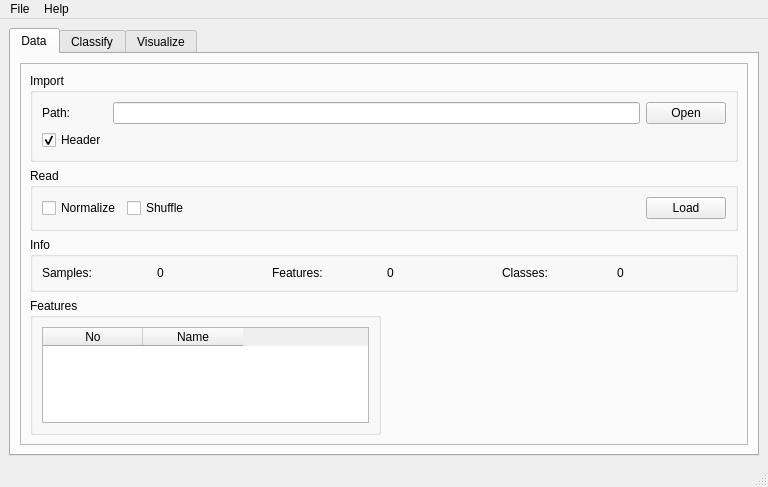
<?xml version="1.0" encoding="UTF-8"?>
<ui version="4.0">
 <class>MainWindow</class>
 <widget class="QMainWindow" name="MainWindow">
  <property name="geometry">
   <rect>
    <x>0</x>
    <y>0</y>
    <width>768</width>
    <height>487</height>
   </rect>
  </property>
  <property name="windowTitle">
   <string>LIBTwinSVM</string>
  </property>
  <property name="layoutDirection">
   <enum>Qt::LeftToRight</enum>
  </property>
  <widget class="QWidget" name="centralwidget">
   <layout class="QGridLayout" name="gridLayout_4">
    <item row="1" column="0">
     <widget class="QTabWidget" name="tabWidget">
      <property name="enabled">
       <bool>true</bool>
      </property>
      <property name="currentIndex">
       <number>0</number>
      </property>
      <widget class="QWidget" name="tab">
       <attribute name="title">
        <string>Data</string>
       </attribute>
       <layout class="QGridLayout" name="gridLayout">
        <item row="0" column="0">
         <widget class="QFrame" name="frame_2">
          <property name="frameShape">
           <enum>QFrame::StyledPanel</enum>
          </property>
          <property name="frameShadow">
           <enum>QFrame::Raised</enum>
          </property>
          <layout class="QGridLayout" name="gridLayout_10">
           <item row="4" column="1">
            <spacer name="horizontalSpacer_2">
             <property name="orientation">
              <enum>Qt::Horizontal</enum>
             </property>
             <property name="sizeHint" stdset="0">
              <size>
               <width>40</width>
               <height>20</height>
              </size>
             </property>
            </spacer>
           </item>
           <item row="4" column="0">
            <widget class="QGroupBox" name="groupBox_8">
             <property name="title">
              <string>Features</string>
             </property>
             <layout class="QGridLayout" name="gridLayout_13">
              <item row="0" column="0">
               <widget class="QTableWidget" name="tableWidget">
                <column>
                 <property name="text">
                  <string>No</string>
                 </property>
                </column>
                <column>
                 <property name="text">
                  <string>Name</string>
                 </property>
                </column>
               </widget>
              </item>
             </layout>
            </widget>
           </item>
           <item row="0" column="0" colspan="2">
            <widget class="QGroupBox" name="groupBox_6">
             <property name="title">
              <string>Import</string>
             </property>
             <layout class="QGridLayout" name="gridLayout_11">
              <item row="0" column="3">
               <widget class="QPushButton" name="pushButton_2">
                <property name="text">
                 <string>Open</string>
                </property>
               </widget>
              </item>
              <item row="0" column="0">
               <widget class="QLabel" name="label_11">
                <property name="text">
                 <string>Path:</string>
                </property>
               </widget>
              </item>
              <item row="2" column="0">
               <widget class="QCheckBox" name="checkBox">
                <property name="text">
                 <string>Header</string>
                </property>
                <property name="checked">
                 <bool>true</bool>
                </property>
               </widget>
              </item>
              <item row="0" column="2">
               <widget class="QLineEdit" name="lineEdit"/>
              </item>
             </layout>
            </widget>
           </item>
           <item row="3" column="0" colspan="2">
            <widget class="QGroupBox" name="groupBox_7">
             <property name="title">
              <string>Info</string>
             </property>
             <layout class="QGridLayout" name="gridLayout_12">
              <item row="0" column="2">
               <widget class="QLabel" name="label_14">
                <property name="text">
                 <string>Features:</string>
                </property>
               </widget>
              </item>
              <item row="0" column="3">
               <widget class="QLabel" name="label_15">
                <property name="text">
                 <string>0</string>
                </property>
               </widget>
              </item>
              <item row="0" column="4">
               <widget class="QLabel" name="label_16">
                <property name="text">
                 <string>Classes:</string>
                </property>
               </widget>
              </item>
              <item row="0" column="5">
               <widget class="QLabel" name="label_17">
                <property name="text">
                 <string>0</string>
                </property>
               </widget>
              </item>
              <item row="0" column="0">
               <widget class="QLabel" name="label_12">
                <property name="text">
                 <string>Samples:</string>
                </property>
               </widget>
              </item>
              <item row="0" column="1">
               <widget class="QLabel" name="label_13">
                <property name="text">
                 <string>0</string>
                </property>
               </widget>
              </item>
             </layout>
            </widget>
           </item>
           <item row="2" column="0" colspan="2">
            <widget class="QGroupBox" name="groupBox_9">
             <property name="title">
              <string>Read</string>
             </property>
             <layout class="QGridLayout" name="gridLayout_14">
              <item row="0" column="0">
               <layout class="QHBoxLayout" name="horizontalLayout_7">
                <item>
                 <widget class="QCheckBox" name="checkBox_3">
                  <property name="text">
                   <string>Normalize</string>
                  </property>
                 </widget>
                </item>
                <item>
                 <widget class="QCheckBox" name="checkBox_2">
                  <property name="text">
                   <string>Shuffle</string>
                  </property>
                 </widget>
                </item>
               </layout>
              </item>
              <item row="0" column="2">
               <widget class="QPushButton" name="pushButton_3">
                <property name="text">
                 <string>Load</string>
                </property>
               </widget>
              </item>
              <item row="0" column="1">
               <spacer name="horizontalSpacer_3">
                <property name="orientation">
                 <enum>Qt::Horizontal</enum>
                </property>
                <property name="sizeHint" stdset="0">
                 <size>
                  <width>40</width>
                  <height>20</height>
                 </size>
                </property>
               </spacer>
              </item>
             </layout>
            </widget>
           </item>
          </layout>
         </widget>
        </item>
       </layout>
      </widget>
      <widget class="QWidget" name="tab_2">
       <property name="enabled">
        <bool>false</bool>
       </property>
       <attribute name="title">
        <string>Classify</string>
       </attribute>
       <layout class="QGridLayout" name="gridLayout_3">
        <item row="1" column="0" rowspan="2">
         <widget class="QFrame" name="frame">
          <property name="frameShape">
           <enum>QFrame::StyledPanel</enum>
          </property>
          <property name="frameShadow">
           <enum>QFrame::Raised</enum>
          </property>
          <layout class="QGridLayout" name="gridLayout_5">
           <item row="0" column="2">
            <widget class="QGroupBox" name="groupBox_3">
             <property name="title">
              <string>Evaluation</string>
             </property>
             <layout class="QGridLayout" name="gridLayout_6">
              <item row="0" column="0">
               <widget class="QRadioButton" name="radioButton_6">
                <property name="text">
                 <string>Cross-validation</string>
                </property>
                <property name="checked">
                 <bool>true</bool>
                </property>
               </widget>
              </item>
              <item row="2" column="0">
               <widget class="QRadioButton" name="radioButton_7">
                <property name="text">
                 <string>Train/Test split</string>
                </property>
               </widget>
              </item>
              <item row="1" column="0">
               <layout class="QHBoxLayout" name="horizontalLayout">
                <item>
                 <widget class="QLabel" name="label">
                  <property name="text">
                   <string>Folds:</string>
                  </property>
                 </widget>
                </item>
                <item>
                 <widget class="QSpinBox" name="spinBox">
                  <property name="minimum">
                   <number>1</number>
                  </property>
                  <property name="maximum">
                   <number>10</number>
                  </property>
                  <property name="value">
                   <number>5</number>
                  </property>
                 </widget>
                </item>
               </layout>
              </item>
              <item row="3" column="0">
               <layout class="QHBoxLayout" name="horizontalLayout_2">
                <item>
                 <widget class="QLabel" name="label_2">
                  <property name="text">
                   <string>Percentage:</string>
                  </property>
                 </widget>
                </item>
                <item>
                 <widget class="QSpinBox" name="spinBox_2">
                  <property name="minimum">
                   <number>1</number>
                  </property>
                  <property name="maximum">
                   <number>99</number>
                  </property>
                  <property name="value">
                   <number>70</number>
                  </property>
                 </widget>
                </item>
               </layout>
              </item>
              <item row="1" column="1">
               <spacer name="horizontalSpacer">
                <property name="orientation">
                 <enum>Qt::Horizontal</enum>
                </property>
                <property name="sizeHint" stdset="0">
                 <size>
                  <width>40</width>
                  <height>20</height>
                 </size>
                </property>
               </spacer>
              </item>
             </layout>
            </widget>
           </item>
           <item row="0" column="0">
            <widget class="QGroupBox" name="groupBox">
             <property name="title">
              <string>Classifiers</string>
             </property>
             <layout class="QGridLayout" name="gridLayout_2">
              <item row="0" column="0">
               <widget class="QRadioButton" name="radioButton">
                <property name="text">
                 <string>Standard TwinSVM</string>
                </property>
                <property name="checked">
                 <bool>true</bool>
                </property>
               </widget>
              </item>
              <item row="1" column="0">
               <widget class="QRadioButton" name="radioButton_2">
                <property name="text">
                 <string>Least Squares TwinSVM</string>
                </property>
               </widget>
              </item>
              <item row="2" column="0">
               <widget class="QGroupBox" name="groupBox_10">
                <property name="enabled">
                 <bool>false</bool>
                </property>
                <property name="title">
                 <string>Multi-class scheme</string>
                </property>
                <layout class="QGridLayout" name="gridLayout_16">
                 <item row="0" column="0">
                  <layout class="QHBoxLayout" name="horizontalLayout_8">
                   <item>
                    <widget class="QRadioButton" name="radioButton_8">
                     <property name="text">
                      <string>One-vs-All</string>
                     </property>
                    </widget>
                   </item>
                   <item>
                    <widget class="QRadioButton" name="radioButton_9">
                     <property name="text">
                      <string>One-vs-One</string>
                     </property>
                    </widget>
                   </item>
                  </layout>
                 </item>
                </layout>
               </widget>
              </item>
             </layout>
            </widget>
           </item>
           <item row="0" column="1">
            <widget class="QGroupBox" name="groupBox_2">
             <property name="title">
              <string>Kernel</string>
             </property>
             <layout class="QGridLayout" name="gridLayout_7">
              <item row="0" column="0">
               <widget class="QRadioButton" name="radioButton_3">
                <property name="text">
                 <string>Linear</string>
                </property>
                <property name="checked">
                 <bool>true</bool>
                </property>
               </widget>
              </item>
              <item row="1" column="0">
               <widget class="QRadioButton" name="radioButton_4">
                <property name="text">
                 <string>RBF</string>
                </property>
               </widget>
              </item>
              <item row="2" column="0">
               <widget class="QRadioButton" name="radioButton_5">
                <property name="text">
                 <string>Rectangular</string>
                </property>
               </widget>
              </item>
              <item row="3" column="0">
               <layout class="QHBoxLayout" name="horizontalLayout_6">
                <item>
                 <widget class="QLabel" name="label_10">
                  <property name="text">
                   <string>Percentage:</string>
                  </property>
                 </widget>
                </item>
                <item>
                 <widget class="QSpinBox" name="spinBox_9">
                  <property name="minimum">
                   <number>5</number>
                  </property>
                  <property name="value">
                   <number>75</number>
                  </property>
                 </widget>
                </item>
               </layout>
              </item>
             </layout>
            </widget>
           </item>
           <item row="1" column="0">
            <widget class="QGroupBox" name="groupBox_4">
             <property name="title">
              <string>Hyper-Parameters</string>
             </property>
             <layout class="QGridLayout" name="gridLayout_8">
              <item row="0" column="0">
               <layout class="QHBoxLayout" name="horizontalLayout_3">
                <item>
                 <widget class="QLabel" name="label_3">
                  <property name="text">
                   <string>C1:</string>
                  </property>
                 </widget>
                </item>
                <item>
                 <widget class="QSpinBox" name="spinBox_3">
                  <property name="minimum">
                   <number>-10</number>
                  </property>
                  <property name="maximum">
                   <number>0</number>
                  </property>
                  <property name="value">
                   <number>-5</number>
                  </property>
                 </widget>
                </item>
                <item>
                 <widget class="QLabel" name="label_4">
                  <property name="text">
                   <string>to</string>
                  </property>
                 </widget>
                </item>
                <item>
                 <widget class="QSpinBox" name="spinBox_4">
                  <property name="minimum">
                   <number>1</number>
                  </property>
                  <property name="maximum">
                   <number>10</number>
                  </property>
                  <property name="value">
                   <number>5</number>
                  </property>
                 </widget>
                </item>
               </layout>
              </item>
              <item row="0" column="1">
               <layout class="QHBoxLayout" name="horizontalLayout_4">
                <item>
                 <widget class="QLabel" name="label_5">
                  <property name="text">
                   <string>C2:</string>
                  </property>
                 </widget>
                </item>
                <item>
                 <widget class="QSpinBox" name="spinBox_5">
                  <property name="minimum">
                   <number>-10</number>
                  </property>
                  <property name="maximum">
                   <number>0</number>
                  </property>
                  <property name="value">
                   <number>-5</number>
                  </property>
                 </widget>
                </item>
                <item>
                 <widget class="QLabel" name="label_6">
                  <property name="text">
                   <string>to</string>
                  </property>
                 </widget>
                </item>
                <item>
                 <widget class="QSpinBox" name="spinBox_6">
                  <property name="minimum">
                   <number>1</number>
                  </property>
                  <property name="maximum">
                   <number>10</number>
                  </property>
                  <property name="value">
                   <number>5</number>
                  </property>
                 </widget>
                </item>
               </layout>
              </item>
              <item row="1" column="0">
               <layout class="QHBoxLayout" name="horizontalLayout_5">
                <item>
                 <widget class="QLabel" name="label_7">
                  <property name="text">
                   <string>&lt;html&gt;&lt;head/&gt;&lt;body&gt;&lt;p&gt;u:&lt;/p&gt;&lt;/body&gt;&lt;/html&gt;</string>
                  </property>
                 </widget>
                </item>
                <item>
                 <widget class="QSpinBox" name="spinBox_7">
                  <property name="minimum">
                   <number>-20</number>
                  </property>
                  <property name="maximum">
                   <number>0</number>
                  </property>
                  <property name="value">
                   <number>-5</number>
                  </property>
                 </widget>
                </item>
                <item>
                 <widget class="QLabel" name="label_8">
                  <property name="text">
                   <string>to</string>
                  </property>
                 </widget>
                </item>
                <item>
                 <widget class="QSpinBox" name="spinBox_8">
                  <property name="minimum">
                   <number>1</number>
                  </property>
                  <property name="maximum">
                   <number>10</number>
                  </property>
                  <property name="value">
                   <number>5</number>
                  </property>
                 </widget>
                </item>
               </layout>
              </item>
             </layout>
            </widget>
           </item>
           <item row="2" column="0" colspan="3">
            <widget class="QGroupBox" name="groupBox_5">
             <property name="title">
              <string>Grid Search</string>
             </property>
             <layout class="QGridLayout" name="gridLayout_9">
              <item row="0" column="0">
               <widget class="QPushButton" name="pushButton">
                <property name="text">
                 <string>Run!</string>
                </property>
               </widget>
              </item>
              <item row="0" column="1">
               <widget class="QLabel" name="label_9">
                <property name="text">
                 <string>Best Acc:</string>
                </property>
               </widget>
              </item>
              <item row="0" column="2">
               <widget class="QLabel" name="label_18">
                <property name="text">
                 <string>Acc:</string>
                </property>
               </widget>
              </item>
              <item row="0" column="3">
               <widget class="QLabel" name="label_19">
                <property name="text">
                 <string>Elapsed:</string>
                </property>
               </widget>
              </item>
              <item row="1" column="0" colspan="4">
               <widget class="QProgressBar" name="progressBar">
                <property name="value">
                 <number>0</number>
                </property>
               </widget>
              </item>
             </layout>
            </widget>
           </item>
          </layout>
         </widget>
        </item>
       </layout>
      </widget>
      <widget class="QWidget" name="tab_3">
       <attribute name="title">
        <string>Visualize</string>
       </attribute>
       <layout class="QGridLayout" name="gridLayout_15">
        <item row="0" column="0">
         <widget class="QFrame" name="frame_3">
          <property name="frameShape">
           <enum>QFrame::StyledPanel</enum>
          </property>
          <property name="frameShadow">
           <enum>QFrame::Raised</enum>
          </property>
         </widget>
        </item>
       </layout>
      </widget>
     </widget>
    </item>
   </layout>
  </widget>
  <widget class="QStatusBar" name="statusbar"/>
  <widget class="QMenuBar" name="menubar">
   <property name="geometry">
    <rect>
     <x>0</x>
     <y>0</y>
     <width>768</width>
     <height>21</height>
    </rect>
   </property>
   <widget class="QMenu" name="menuHelp">
    <property name="title">
     <string>Help</string>
    </property>
    <addaction name="actionDocumentation"/>
    <addaction name="actionView_License"/>
    <addaction name="separator"/>
    <addaction name="actionAbout"/>
   </widget>
   <widget class="QMenu" name="menuFile">
    <property name="title">
     <string>File</string>
    </property>
    <addaction name="actionOpen_Dataset"/>
    <addaction name="actionSave_Results"/>
    <addaction name="separator"/>
    <addaction name="actionExit"/>
   </widget>
   <addaction name="menuFile"/>
   <addaction name="menuHelp"/>
  </widget>
  <action name="actionOpen_Dataset">
   <property name="icon">
    <iconset>
     <normaloff>icons/file.png</normaloff>icons/file.png</iconset>
   </property>
   <property name="text">
    <string>Open Dataset</string>
   </property>
  </action>
  <action name="actionExit">
   <property name="icon">
    <iconset>
     <normaloff>icons/exit.png</normaloff>icons/exit.png</iconset>
   </property>
   <property name="text">
    <string>Exit</string>
   </property>
   <property name="statusTip">
    <string>Click to exit the application.</string>
   </property>
  </action>
  <action name="actionSave_Results">
   <property name="icon">
    <iconset>
     <normaloff>icons/save.png</normaloff>icons/save.png</iconset>
   </property>
   <property name="text">
    <string>Save Results</string>
   </property>
  </action>
  <action name="actionDocumentation">
   <property name="text">
    <string>Documentation</string>
   </property>
  </action>
  <action name="actionView_License">
   <property name="text">
    <string>View License </string>
   </property>
  </action>
  <action name="actionAbout">
   <property name="text">
    <string>About</string>
   </property>
  </action>
 </widget>
 <resources/>
 <connections>
  <connection>
   <sender>actionExit</sender>
   <signal>triggered()</signal>
   <receiver>MainWindow</receiver>
   <slot>close()</slot>
   <hints>
    <hint type="sourcelabel">
     <x>-1</x>
     <y>-1</y>
    </hint>
    <hint type="destinationlabel">
     <x>383</x>
     <y>243</y>
    </hint>
   </hints>
  </connection>
 </connections>
</ui>
